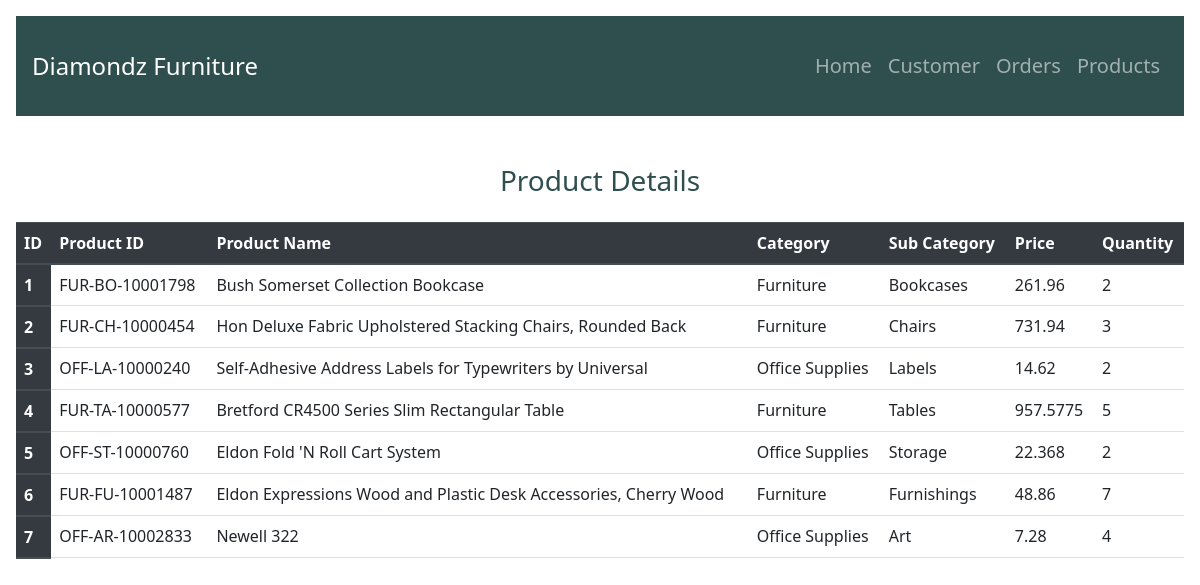
Page /products on the committed database.
### tables this page shows
CREATE TABLE products (Id INTEGER PRIMARY KEY AUTOINCREMENT, Product_Id TEXT, Product_Name TEXT, Category TEXT, Subcategory TEXT, Price REAL, Quantity INTEGER);

### superstore_data.py (the view)
@app.route('/products')
def products():
    db = get_db()
    cur = db.execute("select * FROM products limit 30")
    product = cur.fetchall()
    return render_template('products.html', product=product)

### superstore_data.py (called while the page is built)
def connect_db():
    conn = sqlite3.connect(db_name, detect_types=sqlite3.PARSE_DECLTYPES | sqlite3.PARSE_COLNAMES)
    conn.row_factory = sqlite3.Row
    return conn

def get_db():
    if not hasattr(g, 'sqlite_db'):
        g.sqlite_db = connect_db()
    return g.sqlite_db

### templates/products.html (shortened to what this page needs)
{% extends "base.html" %}
{% block content %}
    <h3 class="mt-5" style="color: darkslategrey;"><center> Product Details </center></h3>
    <table class="table table-hover mt-4">
        <thead class="thead-dark">
            <tr>
                <th scope="col">ID</th>
                <th scope="col">Product ID</th>
                <th scope="col">Product Name </th>
                <th scope="col">Category </th>
                <th scope="col">Sub Category </th>
                <th scope="col">Price</th>
                <th scope="col">Quantity</th>
            </tr>
            {% for p in product %}
            <tr class="pl-3">
                <th scope="row">{{p["Id"]}}</td>
                <td>{{p["Product_Id"]}}</th>
                <td>{{p["Product_Name"]}}</td>
                <td>{{p["Category"]}}</td>
                <td>{{p["Subcategory"]}}</td>
                <td>{{p["Price"]}}</td>
                <td>{{p["Quantity"]}}</td>
            </tr>
                {% endfor %}
                    </thead>
                 </table>
{% endblock %}

### rows in the picture
products: Id "1", Product_Id "FUR-BO-10001798", Product_Name "Bush Somerset Collection Bookcase", Category "Furniture", Subcategory "Bookcases", Price "261.96", Quantity "2"
products: Id "2", Product_Id "FUR-CH-10000454", Product_Name "Hon Deluxe Fabric Upholstered Stacking Chairs, Rounded Back", Category "Furniture", Subcategory "Chairs", Price "731.94", Quantity "3"
products: Id "3", Product_Id "OFF-LA-10000240", Product_Name "Self-Adhesive Address Labels for Typewriters by Universal", Category "Office Supplies", Subcategory "Labels", Price "14.62", Quantity "2"
products: Id "4", Product_Id "FUR-TA-10000577", Product_Name "Bretford CR4500 Series Slim Rectangular Table", Category "Furniture", Subcategory "Tables", Price "957.5775", Quantity "5"
products: Id "5", Product_Id "OFF-ST-10000760", Product_Name "Eldon Fold 'N Roll Cart System", Category "Office Supplies", Subcategory "Storage", Price "22.368", Quantity "2"
products: Id "6", Product_Id "FUR-FU-10001487", Product_Name "Eldon Expressions Wood and Plastic Desk Accessories, Cherry Wood", Category "Furniture", Subcategory "Furnishings", Price "48.86", Quantity "7"
products: Id "7", Product_Id "OFF-AR-10002833", Product_Name "Newell 322", Category "Office Supplies", Subcategory "Art", Price "7.28", Quantity "4"
